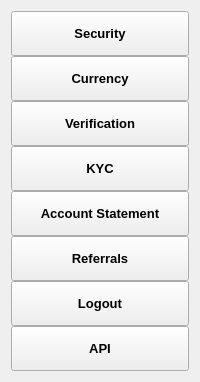
            <widget class="QWidget" name="page">
             <layout class="QVBoxLayout" name="verticalLayout_7">
              <item alignment="Qt::AlignTop">
               <widget class="QFrame" name="settingsMenu">
                <property name="frameShape">
                 <enum>QFrame::NoFrame</enum>
                </property>
                <property name="frameShadow">
                 <enum>QFrame::Raised</enum>
                </property>
                <layout class="QVBoxLayout" name="verticalLayout_26">
                 <property name="spacing">
                  <number>0</number>
                 </property>
                 <property name="leftMargin">
                  <number>0</number>
                 </property>
                 <property name="topMargin">
                  <number>0</number>
                 </property>
                 <property name="rightMargin">
                  <number>0</number>
                 </property>
                 <property name="bottomMargin">
                  <number>0</number>
                 </property>
                 <item>
                  <widget class="QPushButton" name="securityBtn">
                   <property name="sizePolicy">
                    <sizepolicy hsizetype="Minimum" vsizetype="Fixed">
                     <horstretch>0</horstretch>
                     <verstretch>0</verstretch>
                    </sizepolicy>
                   </property>
                   <property name="minimumSize">
                    <size>
                     <width>0</width>
                     <height>45</height>
                    </size>
                   </property>
                   <property name="font">
                    <font>
                     <pointsize>10</pointsize>
                     <weight>75</weight>
                     <bold>true</bold>
                    </font>
                   </property>
                   <property name="text">
                    <string>Security</string>
                   </property>
                   <property name="icon">
                    <iconset resource="resources.qrc">
                     <normaloff>:/icons/icons/shield.svg</normaloff>:/icons/icons/shield.svg</iconset>
                   </property>
                   <property name="iconSize">
                    <size>
                     <width>24</width>
                     <height>24</height>
                    </size>
                   </property>
                  </widget>
                 </item>
                 <item>
                  <widget class="QPushButton" name="currency">
                   <property name="sizePolicy">
                    <sizepolicy hsizetype="Expanding" vsizetype="Fixed">
                     <horstretch>0</horstretch>
                     <verstretch>0</verstretch>
                    </sizepolicy>
                   </property>
                   <property name="minimumSize">
                    <size>
                     <width>0</width>
                     <height>45</height>
                    </size>
                   </property>
                   <property name="font">
                    <font>
                     <pointsize>10</pointsize>
                     <weight>75</weight>
                     <bold>true</bold>
                    </font>
                   </property>
                   <property name="text">
                    <string>Currency</string>
                   </property>
                   <property name="icon">
                    <iconset resource="resources.qrc">
                     <normaloff>:/icons/icons/dollar-sign.svg</normaloff>:/icons/icons/dollar-sign.svg</iconset>
                   </property>
                   <property name="iconSize">
                    <size>
                     <width>24</width>
                     <height>24</height>
                    </size>
                   </property>
                  </widget>
                 </item>
                 <item>
                  <widget class="QPushButton" name="verification">
                   <property name="minimumSize">
                    <size>
                     <width>0</width>
                     <height>45</height>
                    </size>
                   </property>
                   <property name="font">
                    <font>
                     <pointsize>10</pointsize>
                     <weight>75</weight>
                     <bold>true</bold>
                    </font>
                   </property>
                   <property name="text">
                    <string>Verification</string>
                   </property>
                   <property name="icon">
                    <iconset resource="resources.qrc">
                     <normaloff>:/icons/icons/file-text.svg</normaloff>:/icons/icons/file-text.svg</iconset>
                   </property>
                   <property name="iconSize">
                    <size>
                     <width>24</width>
                     <height>24</height>
                    </size>
                   </property>
                  </widget>
                 </item>
                 <item>
                  <widget class="QPushButton" name="pushButton_3">
                   <property name="minimumSize">
                    <size>
                     <width>0</width>
                     <height>45</height>
                    </size>
                   </property>
                   <property name="font">
                    <font>
                     <pointsize>10</pointsize>
                     <weight>75</weight>
                     <bold>true</bold>
                    </font>
                   </property>
                   <property name="text">
                    <string>KYC</string>
                   </property>
                   <property name="icon">
                    <iconset resource="resources.qrc">
                     <normaloff>:/icons/icons/smile.svg</normaloff>:/icons/icons/smile.svg</iconset>
                   </property>
                   <property name="iconSize">
                    <size>
                     <width>24</width>
                     <height>24</height>
                    </size>
                   </property>
                  </widget>
                 </item>
                 <item>
                  <widget class="QPushButton" name="pushButton_5">
                   <property name="minimumSize">
                    <size>
                     <width>0</width>
                     <height>45</height>
                    </size>
                   </property>
                   <property name="font">
                    <font>
                     <pointsize>10</pointsize>
                     <weight>75</weight>
                     <bold>true</bold>
                    </font>
                   </property>
                   <property name="text">
                    <string>Account Statement</string>
                   </property>
                   <property name="icon">
                    <iconset resource="resources.qrc">
                     <normaloff>:/icons/icons/pie-chart.svg</normaloff>:/icons/icons/pie-chart.svg</iconset>
                   </property>
                   <property name="iconSize">
                    <size>
                     <width>24</width>
                     <height>24</height>
                    </size>
                   </property>
                  </widget>
                 </item>
                 <item>
                  <widget class="QPushButton" name="pushButton_9">
                   <property name="minimumSize">
                    <size>
                     <width>0</width>
                     <height>45</height>
                    </size>
                   </property>
                   <property name="font">
                    <font>
                     <pointsize>10</pointsize>
                     <weight>75</weight>
                     <bold>true</bold>
                    </font>
                   </property>
                   <property name="text">
                    <string>Referrals</string>
                   </property>
                   <property name="icon">
                    <iconset resource="resources.qrc">
                     <normaloff>:/icons/icons/user-plus.svg</normaloff>:/icons/icons/user-plus.svg</iconset>
                   </property>
                   <property name="iconSize">
                    <size>
                     <width>24</width>
                     <height>24</height>
                    </size>
                   </property>
                  </widget>
                 </item>
                 <item>
                  <widget class="QPushButton" name="pushButton_21">
                   <property name="minimumSize">
                    <size>
                     <width>0</width>
                     <height>45</height>
                    </size>
                   </property>
                   <property name="font">
                    <font>
                     <pointsize>10</pointsize>
                     <weight>75</weight>
                     <bold>true</bold>
                    </font>
                   </property>
                   <property name="text">
                    <string>Logout</string>
                   </property>
                   <property name="icon">
                    <iconset resource="resources.qrc">
                     <normaloff>:/icons/icons/log-out.svg</normaloff>:/icons/icons/log-out.svg</iconset>
                   </property>
                   <property name="iconSize">
                    <size>
                     <width>24</width>
                     <height>24</height>
                    </size>
                   </property>
                  </widget>
                 </item>
                 <item>
                  <widget class="QPushButton" name="pushButton_42">
                   <property name="minimumSize">
                    <size>
                     <width>0</width>
                     <height>45</height>
                    </size>
                   </property>
                   <property name="font">
                    <font>
                     <pointsize>10</pointsize>
                     <weight>75</weight>
                     <bold>true</bold>
                    </font>
                   </property>
                   <property name="text">
                    <string>API</string>
                   </property>
                   <property name="icon">
                    <iconset resource="resources.qrc">
                     <normaloff>:/icons/icons/book.svg</normaloff>:/icons/icons/book.svg</iconset>
                   </property>
                   <property name="iconSize">
                    <size>
                     <width>24</width>
                     <height>24</height>
                    </size>
                   </property>
                  </widget>
                 </item>
                </layout>
               </widget>
              </item>
             </layout>
            </widget>
